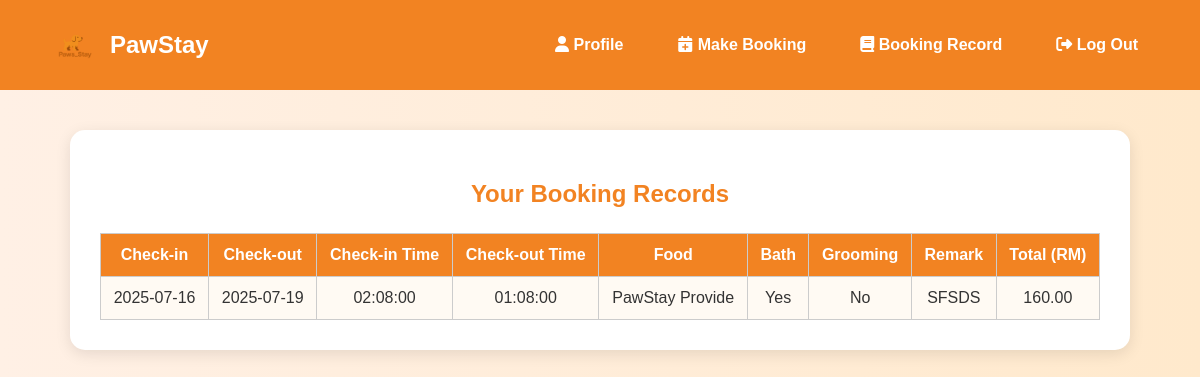
/booking_record.php (signed in), run on the app's committed database.
### tables this page shows
CREATE TABLE `bookings` (
  `id` int(11) NOT NULL,
  `user_id` int(11) NOT NULL,
  `check_in` date NOT NULL,
  `check_out` date NOT NULL,
  `check_in_time` time NOT NULL,
  `check_out_time` time NOT NULL,
  `food_option` varchar(50) NOT NULL,
  `need_bath` enum('Yes','No') NOT NULL,
  `need_grooming` enum('Yes','No') NOT NULL,
  `remark` text DEFAULT NULL,
  `total_days` int(11) NOT NULL,
  `total_price` decimal(10,2) NOT NULL,
  `created_at` timestamp NOT NULL DEFAULT current_timestamp()
);

### booking_record.php (the view, shortened to what this page needs)
<?php
include 'db_conn.php';
$user_id = $_SESSION['user_id'] ?? 0;
$stmt = $conn->prepare("SELECT * FROM bookings WHERE user_id = ? ORDER BY check_in DESC");
$stmt->bind_param("i", $user_id);
$stmt->execute();
$result = $stmt->get_result();
$bookings = [];
while ($row = $result->fetch_assoc()) {
    $bookings[] = $row;
}
?>
<!DOCTYPE html>
<html lang="en">
<head>
  <link rel="stylesheet" href="booking_record.css">
  <link rel="stylesheet" href="https://cdnjs.cloudflare.com/ajax/libs/font-awesome/6.4.0/css/all.min.css">
</head>
<body>
<nav class="navbar">
  <div class="nav-left">
    <img src="img/logo.png" alt="Logo" class="logo">
    <span class="brand-name">PawStay</span>
  </div>
  <ul class="nav-menu">
    <li><a href="profile.php"><i class="fas fa-user"></i> Profile</a></li>
    <li><a href="make_booking.php"><i class="fas fa-calendar-plus"></i> Make Booking</a></li>
    <li><a href="booking_record.php"><i class="fas fa-book"></i> Booking Record</a></li>
    <li><a href="logout.php"><i class="fas fa-sign-out-alt"></i> Log Out</a></li>
  </ul>
</nav>
<div class="record-container">
  <h2>Your Booking Records</h2>
  <?php if (empty($bookings)): ?>
    <p class="no-records">You have not made any bookings yet.</p>
  <?php else: ?>
    <table class="booking-table">
      <thead>
        <tr>
          <th>Check-in</th>
          <th>Check-out</th>
          <th>Check-in Time</th>
          <th>Check-out Time</th>
          <th>Food</th>
          <th>Bath</th>
          <th>Grooming</th>
          <th>Remark</th>
          <th>Total (RM)</th>
        </tr>
      </thead>
      <tbody>
        <?php foreach ($bookings as $b): ?>
          <tr>
            <td><?= htmlspecialchars($b['check_in']) ?></td>
            <td><?= htmlspecialchars($b['check_out']) ?></td>
            <td><?= htmlspecialchars($b['check_in_time']) ?></td>
            <td><?= htmlspecialchars($b['check_out_time']) ?></td>
            <td><?= htmlspecialchars($b['food_option']) ?></td>
            <td><?= htmlspecialchars($b['need_bath']) ?></td>
            <td><?= htmlspecialchars($b['need_grooming']) ?></td>
            <td><?= htmlspecialchars($b['remark']) ?></td>
            <td><?= number_format($b['total_price'], 2) ?></td>
          </tr>
        <?php endforeach; ?>
      </tbody>
    </table>
  <?php endif; ?>
</div>
</body>
</html>

### booking_record.css (style rules this page uses)
body { font-family: Arial, sans-serif; background: linear-gradient(to right, #fff0e5, #ffe9cc); color: #333; margin: 0; padding: 0; }
.navbar { display: flex; justify-content: space-between; align-items: center; background-color: #f28322; padding: 20px 50px; color: white; }
.nav-left { display: flex; align-items: center; }
.logo { width: 50px; height: 50px; margin-right: 10px; }
.brand-name { font-size: 24px; font-weight: bold; }
.nav-menu { list-style: none; display: flex; }
.nav-menu li { margin-left: 30px; }
.nav-menu a { color: white; text-decoration: none; font-weight: bold; padding: 8px 12px; border-radius: 5px; }
.record-container { max-width: 1000px; margin: 40px auto; padding: 30px; background-color: #fff; border-radius: 15px; box-shadow: 0 4px 15px rgba(0, 0, 0, 0.1); }
.record-container h2 { color: #f28322; text-align: center; margin-bottom: 25px; }
.booking-table { width: 100%; border-collapse: collapse; }
.booking-table th, .booking-table td { border: 1px solid #ccc; padding: 12px; text-align: center; }
.booking-table th { background-color: #f28322; color: white; }
.booking-table td { background-color: #fffaf3; }

### data on the page
bookings: check_in "2025-07-16", check_out "2025-07-19", check_in_time "02:08:00", check_out_time "01:08:00", food_option "PawStay Provide", need_bath "Yes", need_grooming "No", remark "SFSDS", total_price "160.00"
